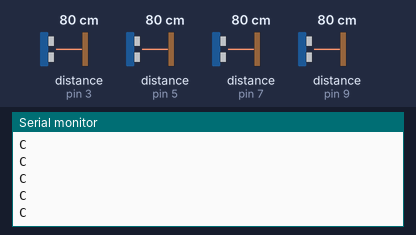
Bench run of a sketch on a simulated Arduino Uno, built with avr-gcc and run on an emulated ATmega328P. On the bench: the last lines printed to the serial monitor. Wiring (inferred from the names in the program): 4 × ultrasonic range finder: trigger pin 2, echo pin 3 / trigger pin 4, echo pin 5 / trigger pin 6, echo pin 7 / trigger pin 8, echo pin 9. The inputs (shaded band) are chosen by the test bench; at power-on: distance to the obstacle (sensors on pin 3, pin 5, pin 7, pin 9) 80 cm. The echo pulse lasts 58.3 µs per cm.

Above: at 1.2 s.
1.3 s: distance to the obstacle (sensor on pin 3) set to 7 cm
2.8 s: distance to the obstacle (sensor on pin 3) set to 4 cm
At 3.8 s:
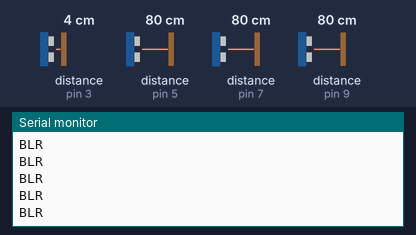
4.7 s: distance to the obstacle (sensor on pin 5) set to 7 cm
6.2 s: distance to the obstacle (sensor on pin 5) set to 4 cm
At 6.8 s:
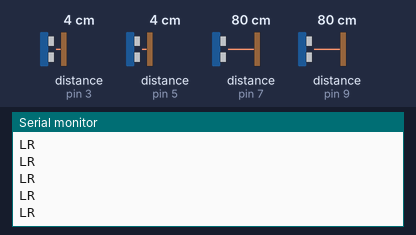
8.1 s: distance to the obstacle (sensor on pin 7) set to 7 cm
9.6 s: distance to the obstacle (sensor on pin 7) set to 4 cm
At 10.3 s:
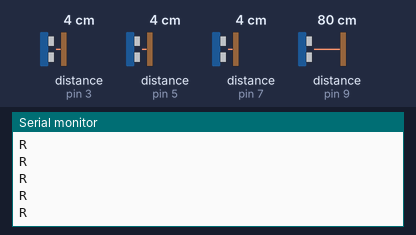

Measured:
- the behaviour switches between 6 and 5 cm on distance to the obstacle (sensor on pin 3) (found by bisection; images 0 and 1)
- the behaviour switches between 6 and 5 cm on distance to the obstacle (sensor on pin 5) (found by bisection; images 1 and 2)
- the behaviour switches between 6 and 5 cm on distance to the obstacle (sensor on pin 7) (found by bisection; images 2 and 3)
- after the input at 2.8 s, the serial monitor: prints a new line at once (image 1)
- after the input at 6.2 s, the serial monitor: prints a new line at once (image 2)
- after the input at 9.6 s, the serial monitor: prints a new line at once (image 3)

The sketch:

hcsr04_all_input.ino
```cpp
#define frontTrig 2
#define frontEcho 3
#define backTrig 4
#define backEcho 5
#define leftTrig 6
#define leftEcho 7
#define rightTrig 8
#define rightEcho 9

#define limit 5

void setup() {
  Serial.begin(9600);
  pinMode(frontTrig, OUTPUT);
  pinMode(frontEcho, INPUT);
  pinMode(backTrig, OUTPUT);
  pinMode(backEcho, INPUT);
  pinMode(leftTrig, OUTPUT);
  pinMode(leftEcho, INPUT);
  pinMode(rightTrig, OUTPUT);
  pinMode(rightEcho, INPUT);
}

void loop() {
  //SETUP front
  long frontDuration, frontDistance;
  digitalWrite(frontTrig, LOW);
  delayMicroseconds(2);
  digitalWrite(frontTrig, HIGH);
  delayMicroseconds(10);
  digitalWrite(frontTrig, LOW);
  frontDuration = pulseIn(frontEcho, HIGH);
  frontDistance = frontDuration * 0.034 / 2;

  //SETUP back
  long backDuration, backDistance;
  digitalWrite(backTrig, LOW);
  delayMicroseconds(2);
  digitalWrite(backTrig, HIGH);
  delayMicroseconds(10);
  digitalWrite(backTrig, LOW);
  backDuration = pulseIn(backEcho, HIGH);
  backDistance = backDuration * 0.034 / 2;

  //SETUP left
  long leftDuration, leftDistance;
  digitalWrite(leftTrig, LOW);
  delayMicroseconds(2);
  digitalWrite(leftTrig, HIGH);
  delayMicroseconds(10);
  digitalWrite(leftTrig, LOW);
  leftDuration = pulseIn(leftEcho, HIGH);
  leftDistance = leftDuration * 0.034 / 2;

  //SETUP right
  long rightDuration, rightDistance;
  digitalWrite(rightTrig, LOW);
  delayMicroseconds(2);
  digitalWrite(rightTrig, HIGH);
  delayMicroseconds(10);
  digitalWrite(rightTrig, LOW);
  rightDuration = pulseIn(rightEcho, HIGH);
  rightDistance = rightDuration * 0.034 / 2;

/* 4 sensors detect */
 if(frontDistance < limit && backDistance < limit && leftDistance < limit && rightDistance < limit)
    Serial.println("E");

/* Three sensors detect */
  else if(backDistance < limit && leftDistance < limit && rightDistance < limit)
    Serial.println("F");
  else if(frontDistance < limit && leftDistance < limit && rightDistance < limit)
    Serial.println("B");
  else if(frontDistance < limit && backDistance < limit && rightDistance < limit)
    Serial.println("L");
  else if(frontDistance < limit && backDistance < limit && leftDistance < limit)
    Serial.println("R");

/* Two sensors detect */
  else if(frontDistance < limit && backDistance < limit)
    Serial.println("LR");
  else if(frontDistance < limit && leftDistance < limit)
    Serial.println("BR");
  else if(frontDistance < limit && rightDistance < limit)
    Serial.println("BL");
  else if(backDistance < limit && leftDistance < limit)
    Serial.println("FR");
  else if(backDistance < limit && rightDistance < limit)
    Serial.println("FL");
  else if(leftDistance < limit && rightDistance < limit)
    Serial.println("FB");


/* One sensor detect */
  else if(frontDistance < limit)
    Serial.println("BLR");
  else if(backDistance < limit)
    Serial.println("FLR");
  else if(leftDistance < limit)
    Serial.println("FBR");
  else if(rightDistance < limit)
    Serial.println("FBL");

/* No possible collisions detected, continue */
  else
    Serial.println("C");

}
```
